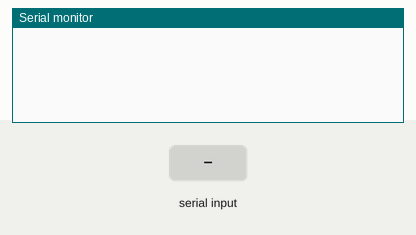
Recording of a sketch running on a simulated Arduino Uno, built with avr-gcc and run on an emulated ATmega328P. Shown: the last lines printed to the serial monitor. The test bench sets the inputs (shaded band).

Above: at 1.2 s.
1.3 s: "?\n" received over Serial
At 2.9 s:
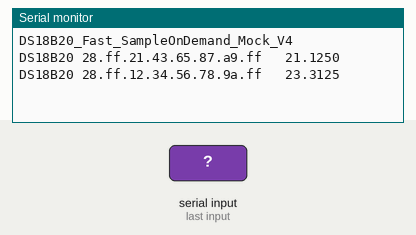
3.5 s: byte 96 ('`') received over Serial
At 4.7 s:
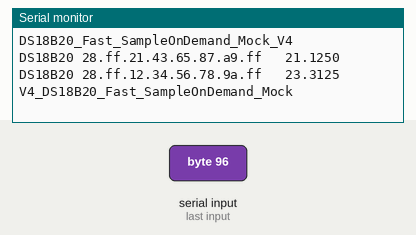

Measured:
- after the input at 1.3 s, the serial monitor: prints a new line at once (image 1)
- after the input at 3.5 s, the serial monitor: prints a new line at once (image 2)

The sketch:

DS18B20_Fast_SampleOnDemand_Mock.ino
```cpp
// (licence header left out)
/*
 * This code emits valid data to test DS18B20 consumption code with an
 * Arduino but no sensors.
 *
 * This code waits for '\n' on the Serial port and when a "\n" is seen
 * the code will send data out the serial port at SERIAL_BAUD_RATE baud.
 *
 * If a '?' is received the it will return a line with the name of the
 * sketch and a version with an extra new line.
 *
 * Data is in the format of:
 *   "DS18B20 AA.AA.AA.AA.AA.AA.AA.AA   DD.DDDD\n"
 * where:
 *   DS18B20 indicates the sensor type
 *   AA....AA is the device ID
 *   DD.DDDD is degrees Celsius -- possibly negative
 *
 * Malformed data is silently discarded.
 *
 * V2   '?' command provides version info
 * V3   Respond to '\r' the same as '\n'
 * V4   NOTE:  Commands are changed!
 *      '`' for version, '?' for samples, '\r' and '\n' are ignored with other commands
 *
 */


// DS18S20 Temperature chip i/o

int use_new_commands = 0;  /* start using execution using the old commands */

#define DEBUG 0
#define SERIAL_BAUD_RATE 115200

#define DS18B20_BYTES_IN_ADDRESS 8
#define DS18B20_BYTES_IN_DATA 8
#define DS18B20_BYTES_IN_DATA_PLUS_CRC 9
#define DS18B20_ID_CONSTANT (0x28)
#define DS18B20_CONVERSION_TIME_IN_MSEC (760)  /* spec says 750 */

void setup(void) {
  Serial.begin(SERIAL_BAUD_RATE);
}

/*
   Format the address & temperture then
   send the output for a sensor out the serial port
*/
void sendOutput(byte addr[], byte data[]) {

  int16_t raw_temp = (data[1] << 8) | (0xff & data[0]);
  float temp = raw_temp * 1.0;
  temp = temp / 16.0;
  char temp_str[] = "\0\0\0\0\0\0\0\0\0\0\0\0"; // more than needed
  dtostrf(temp, 9, 4, temp_str);

  char output_str[] = "DS18B20 xx.xx.xx.xx.xx.xx.xx.xx -999.99\n\0\0\0\0";
  sprintf(output_str, "DS18B20 %02x.%02x.%02x.%02x.%02x.%02x.%02x.%02x %s\n",
          addr[0], addr[1], addr[2], addr[3], addr[4], addr[5], addr[6], addr[7],
          temp_str);
  Serial.print(output_str);
} // sendOutput

/* Mock data */
byte addr1[] = {0x28, 0xff, 0x21, 0x43, 0x65, 0x87, 0xa9, 0xff};
byte data1[] = {0x52, 0x01, 0x4B, 0x46, 0x7F, 0xFF, 0x0C, 0x10, 0x07};
byte addr2[] = {0x28, 0xff, 0x12, 0x34, 0x56, 0x78, 0x9a, 0xff};
byte data2[] = {0x75, 0x01, 0x4B, 0x46, 0x7F, 0xFF, 0x0C, 0x10, 0x07};

/*
   Where the work is done
*/
void sampleSensors() {
  // first fake sample
  delay(DS18B20_CONVERSION_TIME_IN_MSEC+10);  // delay a bit as the real one would
  sendOutput(addr1, data1);

  // second fake sample
  delay(10);  // a bit more delay
  sendOutput(addr2, data2);

  /* indicate all sensors have been sampled */
  Serial.write('\n');
}


void loop(void) {
    /* wait till the controller tells us to take samples by sending a '\n' */
    int ch = Serial.read();
    if (ch > 0) {
      if (DEBUG) {
        Serial.print("Command: 0x");
        Serial.print(ch, HEX);
        Serial.print('\n');
      }
    }
    if ('`' == ch) {  /* switch to new command set once a '`' is received */
      use_new_commands = 1;
    }

    if (use_new_commands) {
      if ('?' == ch) {
        sampleSensors();
      } else if ('`' == ch) {
        Serial.println("V4_DS18B20_Fast_SampleOnDemand_Mock");
      }
    } else {
      /* use old commands */
      if ((ch == '\n') || (ch == '\r')) {
        sampleSensors();
      } else if (ch == '?') {
        Serial.println("DS18B20_Fast_SampleOnDemand_Mock_V4\n");
      }
    }
} // loop()
```
